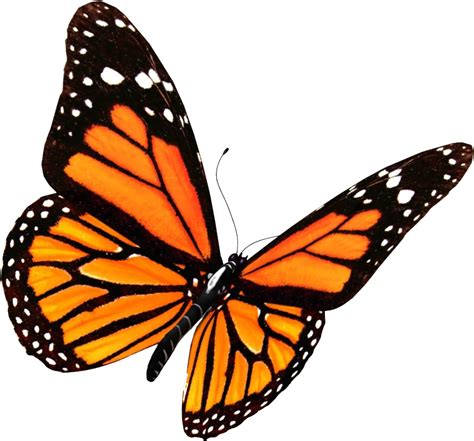
#> input picture butterfly.jpg, 474 x 441 px, found by its file name
$ python main.py
#> lines starting #> are read from the running program, lines starting #| are printed output that depends on the picture
import cv2
import numpy as np
import scipy.ndimage as ndi
import matplotlib.pyplot as plt

def open_image(path):
    img = cv2.imread(path)
#> img is the input picture: shape (441, 474, 3); mean B, G, R 157.7, 175.4, 198.9
    if img is None:
        raise Exception("Image not found")
    gray = cv2.cvtColor(img, cv2.COLOR_BGR2GRAY)
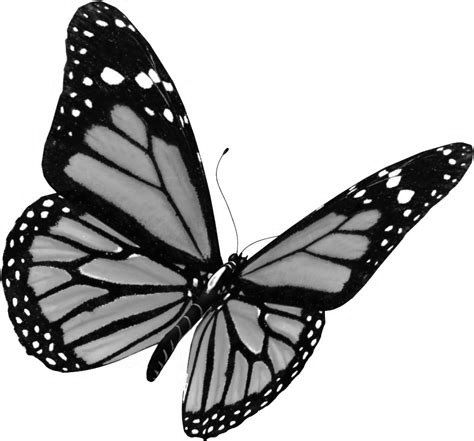
#> gray: shape (441, 474); min 0, max 255, mean 180.4
    return gray

def get_DOG(img, sigma, k, s):
#> called with sigma = 1.6, k = 1.1, s = 20
    pre_blur = cv2.GaussianBlur(img.astype(np.float64), (0, 0), sigma)
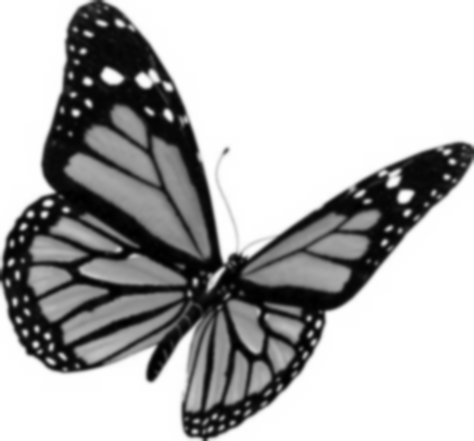
#> pre_blur: shape (441, 474) float64; min 3.56, max 255, mean 180.4; drawn with min black and max white
    DOG = np.zeros((img.shape[0], img.shape[1], s), dtype=np.float64)
    for i in range(1, s + 1):
        cur_blur = cv2.GaussianBlur(img.astype(np.float64), (0, 0), k**i * sigma)
        DOG[:, :, i-1] = np.abs(cur_blur - pre_blur)
        pre_blur = cur_blur
    return DOG

def plot_all_DOG(DOG):
    for i in range(DOG.shape[2]):
        cv2.imshow("DOG", DOG[:, :, i])
        cv2.waitKey(0)
        cv2.destroyAllWindows()


def plot_res(filter, radius, rows, cols):

    fig, ax = plt.subplots()
    ax.imshow(filter, cmap='gray')
    for row, col, r in zip(rows, cols, radius):
        circle = plt.Circle((col, row), r, fill=False, color='red')
        ax.add_patch(circle)
    plt.show()


def calc_radius(sigma, k):
    return (sigma*k*np.sqrt(2*np.log(k**2))) / (np.sqrt(k**2 - 1))

def local_maxima_3D(data, order=5):
    """Detects local maxima in a 3D array

    Parameters
    ---------
    data : 3d ndarray
    order : int
        How many points on each side to use for the comparison

    Returns
    -------
    coords : ndarray
        coordinates of the local maxima
    values : ndarray
        values of the local maxima
    """
#> called with data = array of shape (441, 474, 20), order = 5
    size = 1 + 2 * order
    footprint = np.ones((size, size, size))
    footprint[order, order, order] = 0

    filtered = ndi.maximum_filter(data, footprint=footprint)
    mask_local_maxima = data > filtered
    coords = np.asarray(np.where(mask_local_maxima)).T
#> coords = 202 rows, first 8: [8, 83, 6], [13, 113, 12], [20, 80, 16], [23, 102, 5], [23, 119, 6], [33, 87, 4], [51, 83, 3], [59, 63, 7]
    values = data[mask_local_maxima]
#> values = 202 values, max 15.8 at index 13, min 3.7 at index 17, mean 7.94

    return coords, values

gray = open_image("/Users/paulyan/Documents/csc_420/scale_invarient_keypoint_detection/butterfly.jpg")
sigma = 1.6
s = 20
k = 1.1
dog = get_DOG(gray, sigma, k, s)
# i, j, q = np.unravel_index(np.argsort(dog.flatten())[-10:], dog.shape)
# print(i, j, q)
coords, _ = local_maxima_3D(dog)
rows = coords[:, 0]
#> rows = 202 values from 8 to 420
cols = coords[:, 1]
#> cols = 202 values, max 458 at index 46, min 11 at index 112, mean 184.5
q = coords[:, 2]
#> q = 202 values, max 16 at index 2, min 3 at index 6, mean 8.62
radius = calc_radius(k**(q-1)*sigma, k)
#> radius = 202 values, max 9.91 at index 2, min 2.87 at index 6, mean 5.28
# print(coords)
plot_res(gray, radius, rows, cols)
#> the loop in plot_res, `for row, col, r in zip(rows, cols, radius):` made 202 passes
#> (row, col, r) on passes 1 to 3: (8, 83, 3.82), (13, 113, 6.77), (20, 80, 9.91)
#> in plot_res, `plt.show()`:
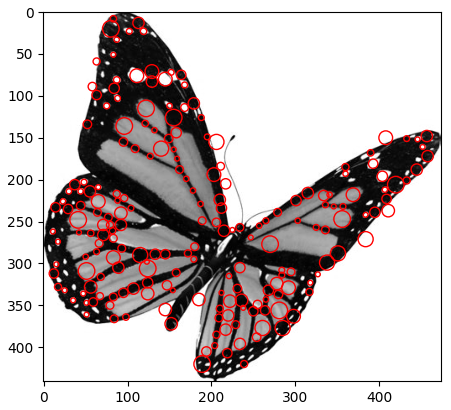
#> figure drawn by matplotlib, 1 panel


gray = gray[0:200, 0:200]
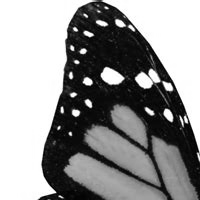
#> gray: shape (200, 200); min 0, max 255, mean 148.2
dog = get_DOG(gray, sigma, k, s)
#> call 2 of get_DOG, with sigma = 1.6, k = 1.1, s = 20
#> in get_DOG (call 2), `pre_blur = cv2.GaussianBlur(img.astype(np.float64), (0, 0), sigma)`:
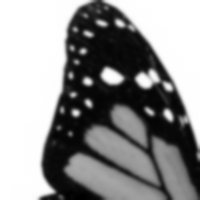
#> pre_blur: shape (200, 200) float64; min 3.82, max 255, mean 148.2; drawn with min black and max white
# i, j, q = np.unravel_index(np.argsort(dog.flatten())[-10:], dog.shape)
# print(i, j, q)
coords, _ = local_maxima_3D(dog)
#> in local_maxima_3D (call 2), `coords = np.asarray(np.where(mask_local_maxima)).T`: coords = 40 rows, first 8: [8, 83, 6], [13, 113, 12], [20, 80, 16], [23, 102, 5], [23, 119, 6], [33, 87, 4], [51, 83, 3], [59, 63, 7]
rows = coords[:, 0]
#> rows = 40 values from 8 to 188
cols = coords[:, 1]
#> cols = 40 values, max 188 at index 26, min 52 at index 28, mean 120
q = coords[:, 2]
#> q = 40 values, max 16 at index 2, min 3 at index 6, mean 8.65
radius = calc_radius(k**(q-1)*sigma, k)
#> radius = 40 values, max 9.91 at index 2, min 2.87 at index 6, mean 5.33
# print(coords)
plot_res(gray, radius, rows, cols)
#> the loop in plot_res (call 2), `for row, col, r in zip(rows, cols, radius):` made 40 passes
#> (row, col, r) on passes 1 to 12: (8, 83, 3.82), (13, 113, 6.77), (20, 80, 9.91), (23, 102, 3.47), (23, 119, 3.82), (33, 87, 3.16), (51, 83, 2.87), (59, 63, 4.2), (71, 129, 8.19), (72, 152, 3.47), (75, 164, 5.59), (76, 111, 8.19)
#> in plot_res (call 2), `plt.show()`:
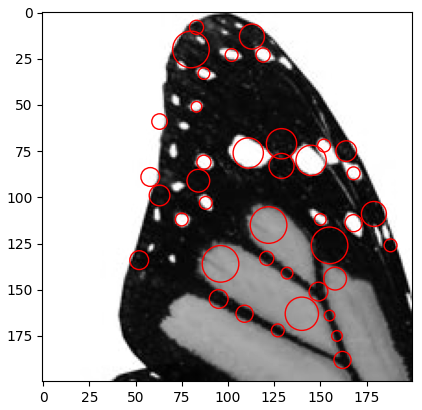
#> figure drawn by matplotlib, 1 panel
